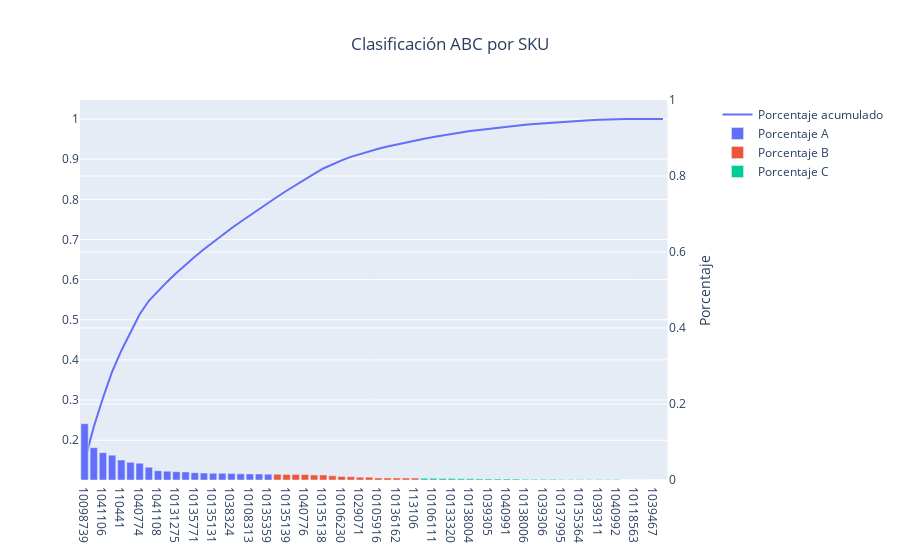

Source (notebook cell):
### Code cell
fig = make_subplots(specs=[[{"secondary_y": True}]])

# Agregar gráfico de líneas
fig.add_trace(
    go.Scatter(x=df_sku['ITEM'], y=df_sku['cumulative_percentage'], mode='lines', name='Porcentaje acumulado'),
    secondary_y=False
)

# Agregar gráfico de barras con colores distintos por categoría
colors = px.colors.qualitative.Plotly

categories = df_sku['category'].unique()
for i, category in enumerate(categories):
    df_category = df_sku[df_sku['category'] == category]
    fig.add_trace(
        go.Bar(
            x=df_category['ITEM'],
            y=df_category['percentage'],
            name=f'Porcentaje {category}',
            marker_color=colors[i % len(colors)]  # Cicla los colores si hay más categorías que colores
        ),
        secondary_y=True
    )

# Configurar el rango del eje Porcentaje
fig.update_yaxes(
    range=[0, 1], 
    title_text='Porcentaje',
    secondary_y=True
)

fig.update_layout(
    title_text='Clasificación ABC por SKU',  
    title_x=0.5 
)

fig.show()
